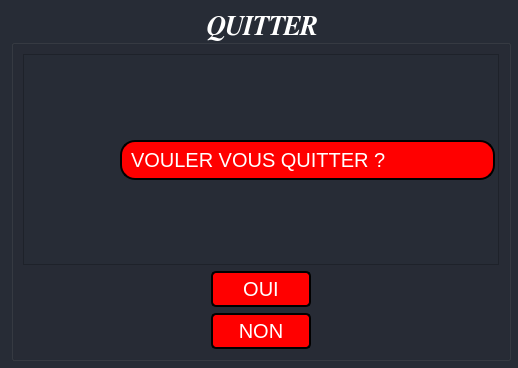
<?xml version="1.0" encoding="UTF-8"?>
<ui version="4.0">
 <class>Dialog</class>
 <widget class="QDialog" name="Dialog">
  <property name="geometry">
   <rect>
    <x>0</x>
    <y>0</y>
    <width>518</width>
    <height>368</height>
   </rect>
  </property>
  <property name="minimumSize">
   <size>
    <width>500</width>
    <height>350</height>
   </size>
  </property>
  <property name="maximumSize">
   <size>
    <width>518</width>
    <height>368</height>
   </size>
  </property>
  <property name="windowTitle">
   <string>Dialog</string>
  </property>
  <property name="styleSheet">
   <string notr="true">background-color: rgb(39, 44, 54);
color:white;</string>
  </property>
  <layout class="QGridLayout" name="gridLayout_3">
   <item row="0" column="0">
    <widget class="QGroupBox" name="groupBox">
     <property name="minimumSize">
      <size>
       <width>500</width>
       <height>350</height>
      </size>
     </property>
     <property name="maximumSize">
      <size>
       <width>500</width>
       <height>350</height>
      </size>
     </property>
     <property name="font">
      <font>
       <family>FreeSerif</family>
       <pointsize>20</pointsize>
       <weight>75</weight>
       <italic>true</italic>
       <bold>true</bold>
      </font>
     </property>
     <property name="styleSheet">
      <string notr="true">background-color: rgb(39, 44, 54);
color:white;</string>
     </property>
     <property name="title">
      <string>QUITTER</string>
     </property>
     <property name="alignment">
      <set>Qt::AlignBottom|Qt::AlignHCenter</set>
     </property>
     <layout class="QVBoxLayout" name="verticalLayout">
      <item>
       <widget class="QScrollArea" name="scrollArea">
        <property name="widgetResizable">
         <bool>true</bool>
        </property>
        <widget class="QWidget" name="scrollAreaWidgetContents_3">
         <property name="geometry">
          <rect>
           <x>0</x>
           <y>0</y>
           <width>478</width>
           <height>207</height>
          </rect>
         </property>
         <widget class="QWidget" name="gridLayoutWidget">
          <property name="geometry">
           <rect>
            <x>10</x>
            <y>20</y>
            <width>461</width>
            <height>171</height>
           </rect>
          </property>
          <layout class="QGridLayout" name="gridLayout">
           <item row="0" column="0">
            <widget class="QLabel" name="label_2">
             <property name="minimumSize">
              <size>
               <width>80</width>
               <height>80</height>
              </size>
             </property>
             <property name="maximumSize">
              <size>
               <width>80</width>
               <height>80</height>
              </size>
             </property>
             <property name="styleSheet">
              <string notr="true">border-image: url(:/root/icons/close.png);</string>
             </property>
             <property name="text">
              <string/>
             </property>
            </widget>
           </item>
           <item row="0" column="1">
            <widget class="QLabel" name="label">
             <property name="minimumSize">
              <size>
               <width>0</width>
               <height>0</height>
              </size>
             </property>
             <property name="maximumSize">
              <size>
               <width>16777215</width>
               <height>40</height>
              </size>
             </property>
             <property name="styleSheet">
              <string notr="true">border-style: outset;
border-width: 2px;
border-radius: 15px;
border-color: black;
padding: 4px;
font-size:20px;
background-color: red;
color:white ;</string>
             </property>
             <property name="text">
              <string>VOULER VOUS QUITTER ?</string>
             </property>
            </widget>
           </item>
          </layout>
         </widget>
        </widget>
       </widget>
      </item>
      <item>
       <layout class="QGridLayout" name="gridLayout_2">
        <item row="0" column="0">
         <widget class="QPushButton" name="pushButton">
          <property name="minimumSize">
           <size>
            <width>100</width>
            <height>0</height>
           </size>
          </property>
          <property name="maximumSize">
           <size>
            <width>100</width>
            <height>16777215</height>
           </size>
          </property>
          <property name="styleSheet">
           <string notr="true">.QPushButton
{
border-style: outset;
border-width: 2px;
border-radius: 5px;
border-color: black;
padding: 4px;
font-size:20px;
background-color: red;
color:white 
}
QPushButton:pressed{ background-color: blue; }</string>
          </property>
          <property name="text">
           <string>OUI</string>
          </property>
         </widget>
        </item>
       </layout>
      </item>
      <item>
       <layout class="QGridLayout" name="gridLayout_4">
        <item row="0" column="0">
         <widget class="QPushButton" name="pushButton_2">
          <property name="maximumSize">
           <size>
            <width>100</width>
            <height>16777215</height>
           </size>
          </property>
          <property name="styleSheet">
           <string notr="true">.QPushButton
{
border-style: outset;
border-width: 2px;
border-radius: 5px;
border-color: black;
padding: 4px;
font-size:20px;
background-color: red;
color:white 
}
QPushButton:pressed{ background-color: blue; }</string>
          </property>
          <property name="text">
           <string>NON</string>
          </property>
         </widget>
        </item>
       </layout>
      </item>
     </layout>
    </widget>
   </item>
  </layout>
 </widget>
 <resources>
  <include location="files.qrc"/>
 </resources>
 <connections/>
</ui>
